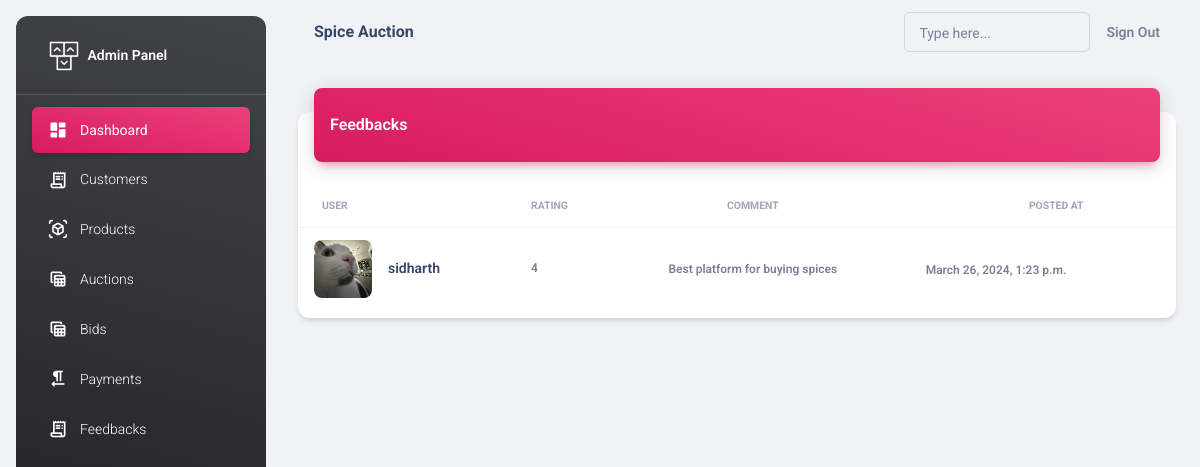
The page /adminapi/feedbacks/ (signed in) on the database its author committed.
### adminapi/models.py (models this page shows, shortened)
class Feedbacks(models.Model):
    user = models.ForeignKey(Seller, on_delete=models.CASCADE)
    rating=models.PositiveIntegerField(validators=[MinValueValidator(1),MaxValueValidator(5)])
    comment=models.CharField(max_length=300)
    posted_at=models.DateTimeField(auto_now_add=True)

class CustomUser(AbstractUser):
    user_type_choices = [
        ('Admin', 'Admin'),
        ('Seller', 'Seller'),
    ]
    user_type = models.CharField(max_length=50, choices=user_type_choices, default='Admin')

class Seller(CustomUser):
    name = models.CharField(max_length=100)
    phone = models.CharField(max_length=100)
    email_address = models.EmailField()
    address = models.CharField(max_length=100)
    id_proof = models.FileField(null=True, upload_to="images")
    profile = models.ImageField(upload_to="images", null=True)
    is_available = models.BooleanField(default=True)

### adminapi/views.py (the view)
# urls.py: path("feedbacks/",views.FeedbacksView.as_view(),name="feedbacks"),
@method_decorator(decs,name="dispatch")
class FeedbacksView(ListView):
    template_name="feedbacks.html"
    model=Feedbacks
    context_object_name="feedbacks"

### adminapi/views.py (called while the page is built)
def signin_required(fn):
    def wrapper(request,*args,**kwargs):
        if not request.user.is_authenticated:
            messages.error(request,"invalid session!..please login")
            return redirect("adminsignin")
        else:
            return fn(request,*args,**kwargs)
    return wrapper

def is_admin(fn):
    def wrapper(request,*args,**kwargs):
        if not request.user.is_superuser:
            messages.error(request,"Permission denied for current user !")
            return redirect("adminsignin")
        else:
            return fn(request,*args,**kwargs)
    return wrapper

### adminapi/templates/feedbacks.html
{%extends 'base.html'%}
{%load static%}
{%block body_block%}
<div class="container-fluid py-4">
    <div class="row">
      <div class="col-12">
        <div class="card my-4">
          <div class="card-header p-0 position-relative mt-n4 mx-3 z-index-2">
            <div class="bg-gradient-primary shadow-primary border-radius-lg pt-4 pb-3">
              <h6 class="text-white text-capitalize ps-3">Feedbacks</h6>
            </div>
          </div>
          <div class="card-body px-0 pb-2">
            <div class="table-responsive p-0">
              <table class="table align-items-center mb-0">
                <thead>
                  <tr>
                    <th class="text-uppercase text-secondary text-xxs font-weight-bolder opacity-7">User</th>
                    <th class="text-uppercase text-secondary text-xxs font-weight-bolder opacity-7 ps-2">Rating</th>
                    <th class="text-center text-uppercase text-secondary text-xxs font-weight-bolder opacity-7">Comment</th>
                    <th class="text-end text-uppercase text-secondary text-xxs font-weight-bolder opacity-7">Posted at</th>
                    <th class="text-secondary opacity-7"></th>
                  </tr>
                </thead>
                <tbody>
                    {%for f in feedbacks%}
                        <tr>
                            <td>
                            <div class="d-flex px-2 py-1">
                                <div>
                                <img src="{{f.user.profile.url}}" class="avatar avatar-lg me-3 border-radius-lg">
                                </div>
                                <div class="d-flex flex-column justify-content-center">
                                <h6 class="mb-0 text-sm">{{f.user.name}}</h6>
                                </div>
                            </div>
                            </td>
                            <td>
                            <p class="text-xs font-weight-bold mb-0">{{f.rating}}</p>
                            </td>
                            <td class="align-middle text-center text-sm">
                            <span class="text-secondary text-xs font-weight-bold">{{f.comment}}</span>
                            </td>
                            <td class="align-end text-center">
                            <span class="text-secondary text-xs font-weight-bold">{{f.posted_at}}</span>
                            </td>
                        </tr>
                    {%endfor%}
                </tbody>
              </table>
            </div>
          </div>
        </div>
      </div>
    </div>
  </div>
{%endblock%}

### rows shown on the page
Feedbacks: user.profile (picture), user.name "sidharth", rating "4", comment "Best platform for buying spices", posted_at "March 26, 2024, 1:23 p.m."
